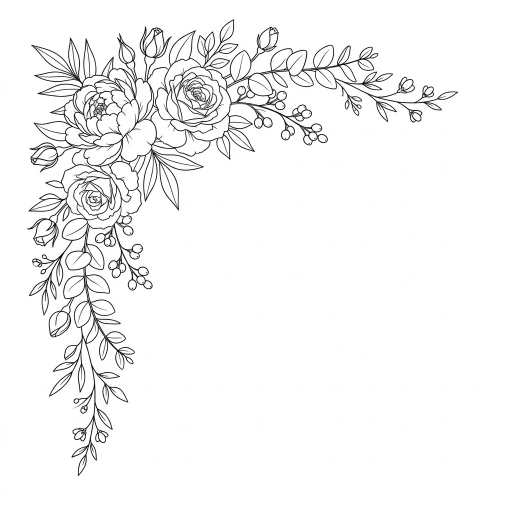
#> input picture artwork/floral-corner.png, 1024 x 1024 px (shown at 1/2 size)
$ python process_art.py
#> lines starting #> are read from the running program, lines starting #| are printed output that depends on the picture
"""Turn the source artwork in artwork/ into web-ready files in assets/.

Run with a Python that has Pillow:  python tools/process_art.py
Line art (black on white) becomes black-on-transparent WebP, used as a CSS mask
and painted gold in the page. The seal gets its white background removed.
"""
from pathlib import Path
from PIL import Image, ImageChops

ROOT = Path(__file__).resolve().parent.parent
SRC, OUT = ROOT / "artwork", ROOT / "assets"
OUT.mkdir(exist_ok=True)


def clamp(v):
    return max(0, min(255, int(v)))


def crop_to_alpha(img, pad):
    box = img.getchannel("A").point(lambda a: 255 if a > 8 else 0).getbbox()
    l, t, r, b = box
    w, h = img.size
    return img.crop((max(0, l - pad), max(0, t - pad), min(w, r + pad), min(h, b + pad)))


def line_art(name, out, max_w):
#> called with name = 'floral-corner.png', out = 'floral-corner.webp', max_w = 1024
    g = Image.open(SRC / name).convert("L")
    # dark lines -> opaque, white paper -> transparent
    alpha = g.point(lambda v: clamp((238 - v) * 255 / (238 - 70)))
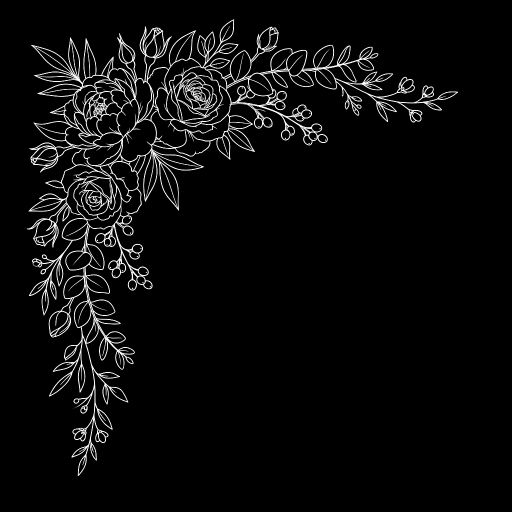
#> alpha: PIL image 1024x1024 L (shown at 1/2 size); min 0, max 255, mean 11.4
    img = Image.new("RGBA", g.size, (0, 0, 0, 0))
#> img: PIL image 1024x1024 RGBA; every value is 0
    img.putalpha(alpha)
    img = crop_to_alpha(img, 6)
#> in crop_to_alpha, `box = img.getchannel("A").point(lambda a: 255 if a > 8 else 0).getbbox()`: box = (53, 38, 917, 952)
#> in crop_to_alpha, `l, t, r, b = box`: l = 53; t = 38; r = 917; b = 952
#> in crop_to_alpha, `return img.crop((max(0, l - pad), max(0, t - pad), min(w, r + pad), mi..`:
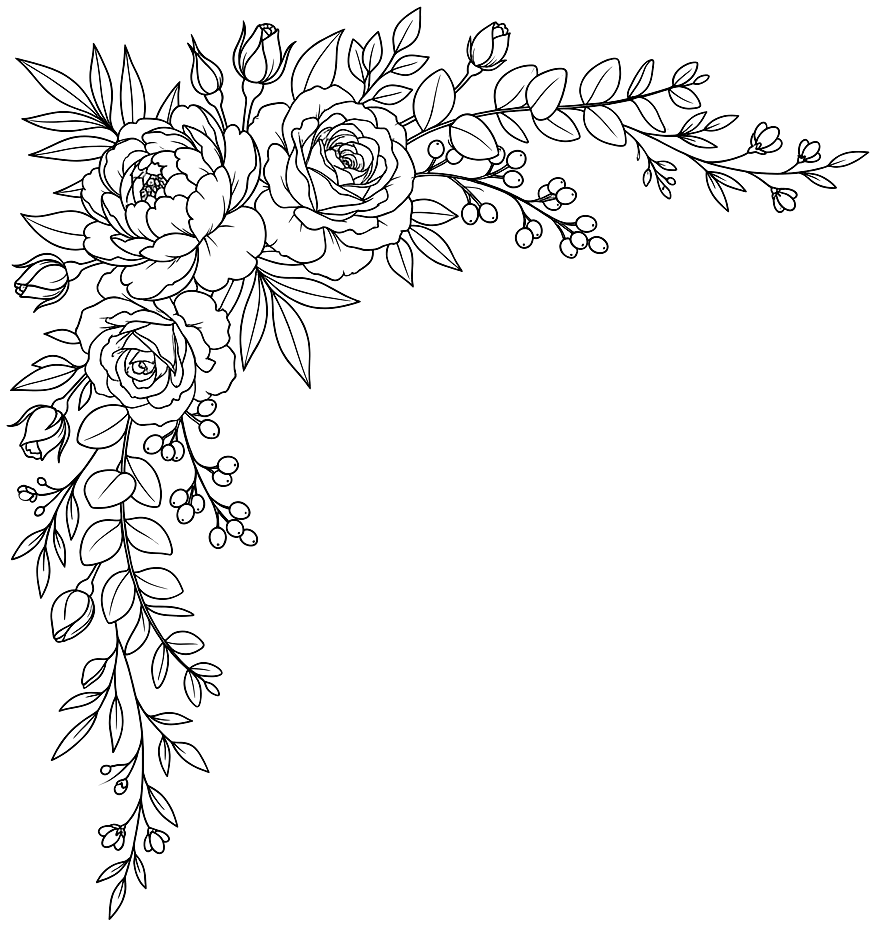
#> returned value: PIL image 876x926 RGBA; mean R, G, B, A 0, 0, 0, 14.8; transparent parts drawn white
    if img.width > max_w:
        img = img.resize((max_w, round(img.height * max_w / img.width)), Image.LANCZOS)
    img.save(OUT / out, "WEBP", quality=90, method=6)
    print(out, img.size)
#| floral-corner.webp (876, 926)


def seal():
    im = Image.open(SRC / "seal.png").convert("RGB")
    r, g, b = im.split()
    # gold wax has a low blue channel; the white backdrop is ~255
    alpha = b.point(lambda v: clamp((247 - v) * 255 / 40))
    im = im.convert("RGBA")
    im.putalpha(alpha)
    im = crop_to_alpha(im, 2)
    s = 480
    im = im.resize((s, round(im.height * s / im.width)), Image.LANCZOS)
    im.save(OUT / "seal.webp", "WEBP", quality=82, method=6)
    print("seal.webp", im.size)
    # icons on ivory
    for size, fname, inset in ((180, "apple-touch-icon.png", 0.12), (64, "favicon.png", 0.02)):
        bg = Image.new("RGBA", (size, size), (251, 247, 239, 255))
        inner = round(size * (1 - 2 * inset))
        icon = im.resize((inner, inner), Image.LANCZOS)
        bg.alpha_composite(icon, ((size - inner) // 2, (size - inner) // 2))
        bg.convert("RGB").save(OUT / fname, optimize=True)
        print(fname, size)


def paper():
    im = Image.open(SRC / "paper.jpg").convert("RGB")
    im.save(OUT / "paper.jpg", "JPEG", quality=78, optimize=True, progressive=True)
    print("paper.jpg", im.size)


if __name__ == "__main__":
    line_art("floral-corner.png", "floral-corner.webp", 1024)
    line_art("floral-divider.png", "floral-divider.webp", 1400)
#> call 2 of line_art, with name = 'floral-divider.png', out = 'floral-divider.webp', max_w = 1400
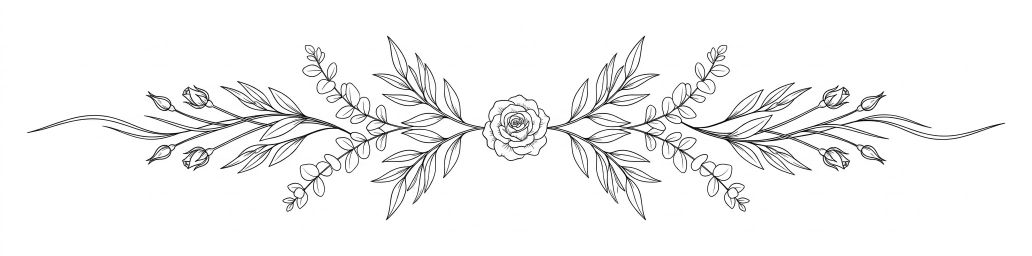
#> input picture artwork/floral-divider.png, 2064 x 512 px (shown at 1/2 size)
#> in line_art (call 2), `alpha = g.point(lambda v: clamp((238 - v) * 255 / (238 - 70)))`:
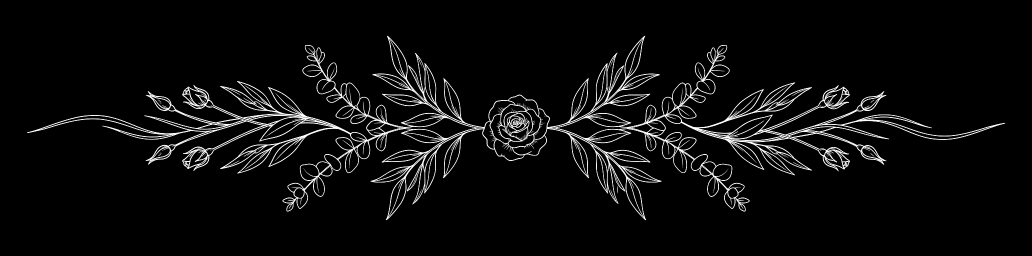
#> alpha: PIL image 2064x512 L (shown at 1/2 size); min 0, max 255, mean 12.4
#> in line_art (call 2), `img = Image.new("RGBA", g.size, (0, 0, 0, 0))`: img: PIL image 2064x512 RGBA; every value is 0
#> call 2 of crop_to_alpha, with pad = 6
#> in crop_to_alpha (call 2), `box = img.getchannel("A").point(lambda a: 255 if a > 8 else 0).getbbox()`: box = (54, 71, 2011, 441)
#> in crop_to_alpha (call 2), `l, t, r, b = box`: l = 54; t = 71; r = 2011; b = 441
#> in crop_to_alpha (call 2), `return img.crop((max(0, l - pad), max(0, t - pad), min(w, r + pad), mi..`:
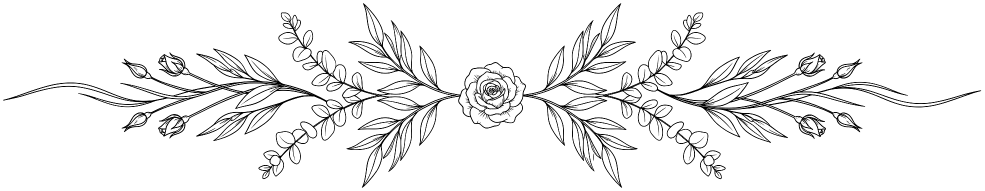
#> returned value: PIL image 1969x382 RGBA (shown at 1/2 size); mean R, G, B, A 0, 0, 0, 17.5; transparent parts drawn white
#> in line_art (call 2), `img = img.resize((max_w, round(img.height * max_w / img.width)), Image..`:
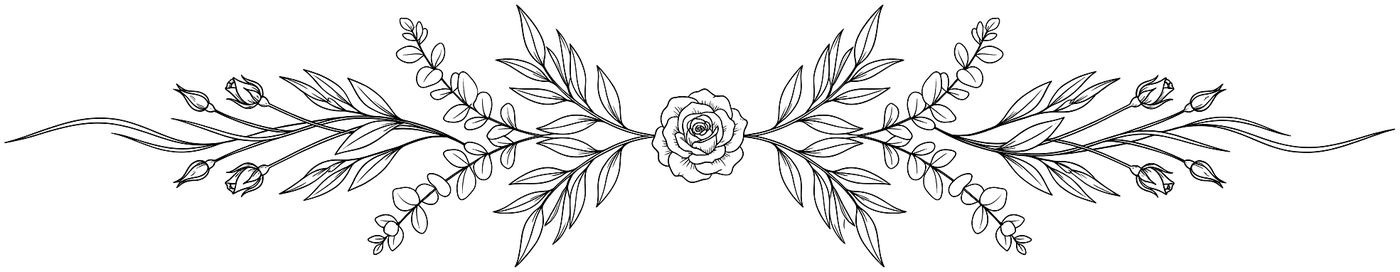
#> img: PIL image 1400x272 RGBA; mean R, G, B, A 0, 0, 0, 18.2; transparent parts drawn white
#| floral-divider.webp (1400, 272)
    line_art("emblem-rings.png", "emblem-rings.webp", 800)
#> (the run stopped early here; a loop or call above may not have finished)
